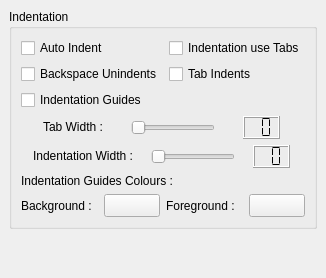
     <widget class="QWidget" name="pIndentation" >
      <layout class="QVBoxLayout" >
       <property name="margin" >
        <number>9</number>
       </property>
       <property name="spacing" >
        <number>6</number>
       </property>
       <item>
        <widget class="QGroupBox" name="gbIndentation" >
         <property name="title" >
          <string>Indentation</string>
         </property>
         <layout class="QGridLayout" >
          <property name="margin" >
           <number>9</number>
          </property>
          <property name="spacing" >
           <number>6</number>
          </property>
          <item row="4" column="0" colspan="2" >
           <layout class="QHBoxLayout" >
            <property name="margin" >
             <number>0</number>
            </property>
            <property name="spacing" >
             <number>6</number>
            </property>
            <item>
             <widget class="QLabel" name="lIndentationWidth" >
              <property name="sizePolicy" >
               <sizepolicy>
                <hsizetype>0</hsizetype>
                <vsizetype>0</vsizetype>
                <horstretch>0</horstretch>
                <verstretch>0</verstretch>
               </sizepolicy>
              </property>
              <property name="text" >
               <string>Indentation Width :</string>
              </property>
             </widget>
            </item>
            <item>
             <widget class="QSlider" name="sIndentationWidth" >
              <property name="sizePolicy" >
               <sizepolicy>
                <hsizetype>0</hsizetype>
                <vsizetype>0</vsizetype>
                <horstretch>0</horstretch>
                <verstretch>0</verstretch>
               </sizepolicy>
              </property>
              <property name="minimum" >
               <number>1</number>
              </property>
              <property name="maximum" >
               <number>20</number>
              </property>
              <property name="pageStep" >
               <number>2</number>
              </property>
              <property name="orientation" >
               <enum>Qt::Horizontal</enum>
              </property>
              <property name="tickInterval" >
               <number>1</number>
              </property>
             </widget>
            </item>
            <item>
             <widget class="QLCDNumber" name="lnIndentationWidth" >
              <property name="sizePolicy" >
               <sizepolicy>
                <hsizetype>0</hsizetype>
                <vsizetype>0</vsizetype>
                <horstretch>0</horstretch>
                <verstretch>0</verstretch>
               </sizepolicy>
              </property>
              <property name="numDigits" >
               <number>2</number>
              </property>
              <property name="segmentStyle" >
               <enum>QLCDNumber::Flat</enum>
              </property>
             </widget>
            </item>
           </layout>
          </item>
          <item row="3" column="0" colspan="2" >
           <layout class="QHBoxLayout" >
            <property name="margin" >
             <number>0</number>
            </property>
            <property name="spacing" >
             <number>6</number>
            </property>
            <item>
             <widget class="QLabel" name="lIndentationTabWidth" >
              <property name="sizePolicy" >
               <sizepolicy>
                <hsizetype>0</hsizetype>
                <vsizetype>0</vsizetype>
                <horstretch>0</horstretch>
                <verstretch>0</verstretch>
               </sizepolicy>
              </property>
              <property name="text" >
               <string>Tab Width :</string>
              </property>
             </widget>
            </item>
            <item>
             <widget class="QSlider" name="sIndentationTabWidth" >
              <property name="sizePolicy" >
               <sizepolicy>
                <hsizetype>0</hsizetype>
                <vsizetype>0</vsizetype>
                <horstretch>0</horstretch>
                <verstretch>0</verstretch>
               </sizepolicy>
              </property>
              <property name="minimum" >
               <number>1</number>
              </property>
              <property name="maximum" >
               <number>20</number>
              </property>
              <property name="pageStep" >
               <number>2</number>
              </property>
              <property name="orientation" >
               <enum>Qt::Horizontal</enum>
              </property>
              <property name="tickInterval" >
               <number>1</number>
              </property>
             </widget>
            </item>
            <item>
             <widget class="QLCDNumber" name="lnIndentationTabWidth" >
              <property name="sizePolicy" >
               <sizepolicy>
                <hsizetype>0</hsizetype>
                <vsizetype>0</vsizetype>
                <horstretch>0</horstretch>
                <verstretch>0</verstretch>
               </sizepolicy>
              </property>
              <property name="numDigits" >
               <number>2</number>
              </property>
              <property name="segmentStyle" >
               <enum>QLCDNumber::Flat</enum>
              </property>
             </widget>
            </item>
           </layout>
          </item>
          <item row="5" column="0" colspan="2" >
           <widget class="QLabel" name="lIndentationGuides" >
            <property name="text" >
             <string>Indentation Guides Colours :</string>
            </property>
           </widget>
          </item>
          <item row="1" column="0" >
           <widget class="QCheckBox" name="cbBackspaceUnindents" >
            <property name="text" >
             <string>Backspace Unindents</string>
            </property>
           </widget>
          </item>
          <item row="1" column="1" >
           <widget class="QCheckBox" name="cbTabIndents" >
            <property name="text" >
             <string>Tab Indents</string>
            </property>
           </widget>
          </item>
          <item row="2" column="0" >
           <widget class="QCheckBox" name="cbIndentationGuides" >
            <property name="text" >
             <string>Indentation Guides</string>
            </property>
           </widget>
          </item>
          <item row="0" column="0" >
           <widget class="QCheckBox" name="cbAutoIndent" >
            <property name="text" >
             <string>Auto Indent</string>
            </property>
           </widget>
          </item>
          <item row="0" column="1" >
           <widget class="QCheckBox" name="cbIndentationUseTabs" >
            <property name="text" >
             <string>Indentation use Tabs</string>
            </property>
           </widget>
          </item>
          <item row="6" column="0" colspan="2" >
           <layout class="QHBoxLayout" >
            <property name="margin" >
             <number>0</number>
            </property>
            <property name="spacing" >
             <number>6</number>
            </property>
            <item>
             <widget class="QLabel" name="lIndentationGuidesBackground" >
              <property name="text" >
               <string>Background :</string>
              </property>
             </widget>
            </item>
            <item>
             <widget class="QToolButton" name="tbIndentationGuidesBackground" >
              <property name="sizePolicy" >
               <sizepolicy>
                <hsizetype>0</hsizetype>
                <vsizetype>0</vsizetype>
                <horstretch>0</horstretch>
                <verstretch>0</verstretch>
               </sizepolicy>
              </property>
              <property name="iconSize" >
               <size>
                <width>48</width>
                <height>16</height>
               </size>
              </property>
             </widget>
            </item>
            <item>
             <widget class="QLabel" name="lIndentationGuidesForeground" >
              <property name="text" >
               <string>Foreground :</string>
              </property>
             </widget>
            </item>
            <item>
             <widget class="QToolButton" name="tbIndentationGuidesForeground" >
              <property name="sizePolicy" >
               <sizepolicy>
                <hsizetype>0</hsizetype>
                <vsizetype>0</vsizetype>
                <horstretch>0</horstretch>
                <verstretch>0</verstretch>
               </sizepolicy>
              </property>
              <property name="iconSize" >
               <size>
                <width>48</width>
                <height>16</height>
               </size>
              </property>
             </widget>
            </item>
           </layout>
          </item>
         </layout>
        </widget>
       </item>
       <item>
        <spacer>
         <property name="orientation" >
          <enum>Qt::Vertical</enum>
         </property>
         <property name="sizeHint" >
          <size>
           <width>20</width>
           <height>40</height>
          </size>
         </property>
        </spacer>
       </item>
      </layout>
     </widget>
